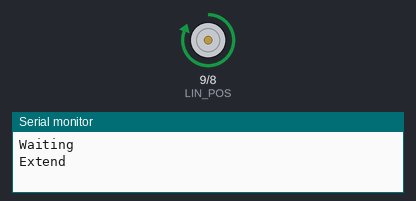
The program below on a simulated Arduino Uno, built with avr-gcc and run on an emulated ATmega328P. On the bench: motor-driver pin pairs drawn as motors (green arrow = first pin HIGH = forward, orange = second pin HIGH = backward, longer = more drive), the last lines printed to the serial monitor.

Above: at 15.0 s.
At 37.0 s:
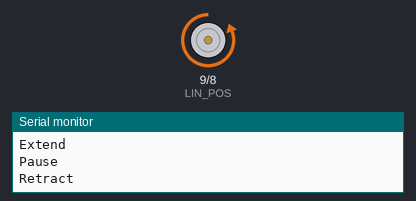
At 48.0 s:
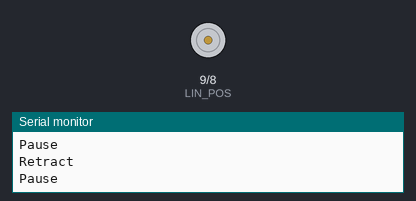
Timing chart, 0 to 62.2 s (numbered marks = the images above):
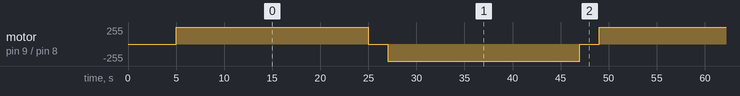

The program:

main.cpp
```cpp
#include <Arduino.h>

// DRV8871 Motor Driver pins
const int LIN_POS = 9;
const int LIN_NEG = 8;

void setup() {

  pinMode(LIN_POS, OUTPUT);
  pinMode(LIN_NEG, OUTPUT);
  Serial.begin(9600);

  Serial.println("Waiting");
  // Extend the linear actuator
  digitalWrite(LIN_NEG, LOW); // Set direction (extend)
  digitalWrite(LIN_POS, LOW); // Set direction (extend)
  delay(5000); // Run for 2 seconds

}

void loop() {

  Serial.println("Extend");
  // Extend the linear actuator
  digitalWrite(LIN_NEG, LOW); // Set direction (extend)
  digitalWrite(LIN_POS, HIGH); // Set direction (extend)
  delay(20000); // Run for 2 seconds

  Serial.println("Pause");
  // Extend the linear actuator
  digitalWrite(LIN_NEG, LOW); // Set direction (extend)
  digitalWrite(LIN_POS, LOW); // Set direction (extend)
  delay(2000); // Run for 2 seconds

  Serial.println("Retract");
  // Extend the linear actuator
  digitalWrite(LIN_NEG, HIGH); // Set direction (extend)
  digitalWrite(LIN_POS, LOW); // Set direction (extend)
  delay(20000); // Run for 2 seconds

  Serial.println("Pause");
  // Extend the linear actuator
  digitalWrite(LIN_NEG, LOW); // Set direction (extend)
  digitalWrite(LIN_POS, LOW); // Set direction (extend)
  delay(2000); // Run for 2 seconds

}
```

Measured:
- by itself, motor on pin 9 (LIN_POS) / pin 8 (LIN_NEG): repeats every 44.0 s: stopped 2.0 s, backward 255/255 20.0 s, stopped 2.0 s, forward 255/255 20.0 s
